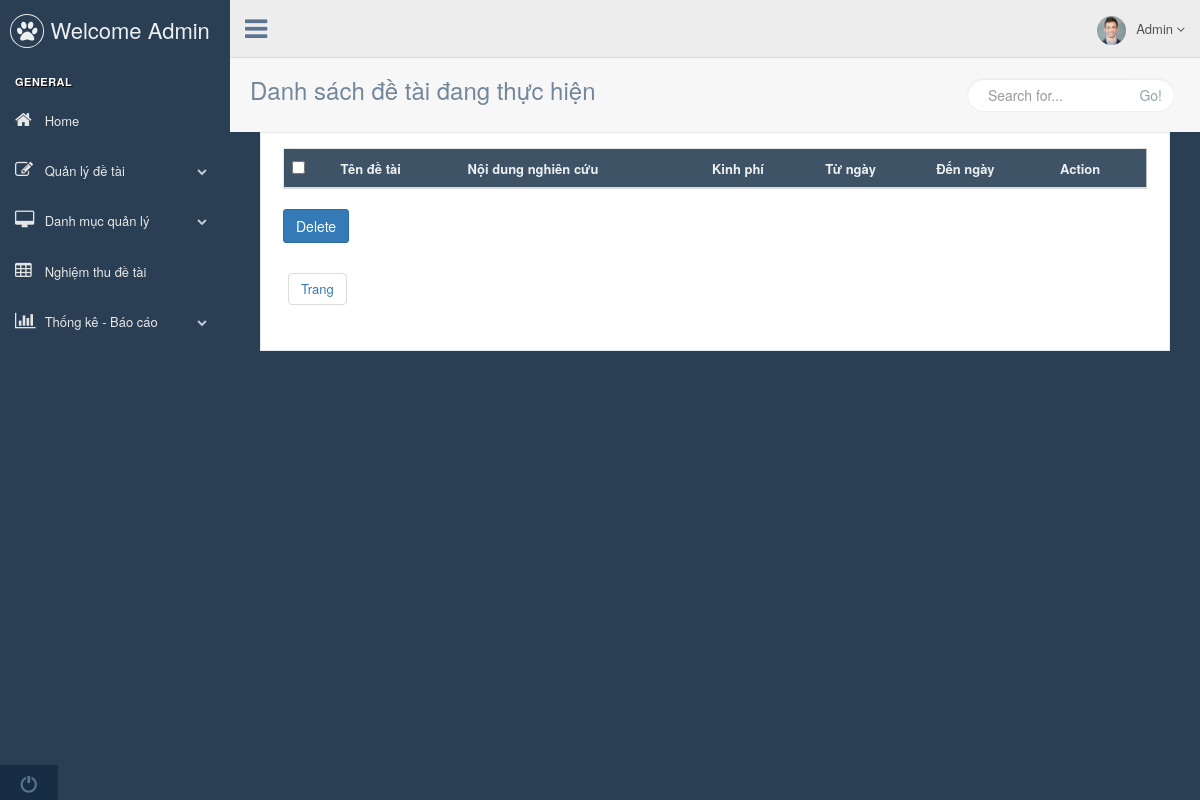
Before: /admin.php?controller=detaidangthuchien (signed in) with the older database file.
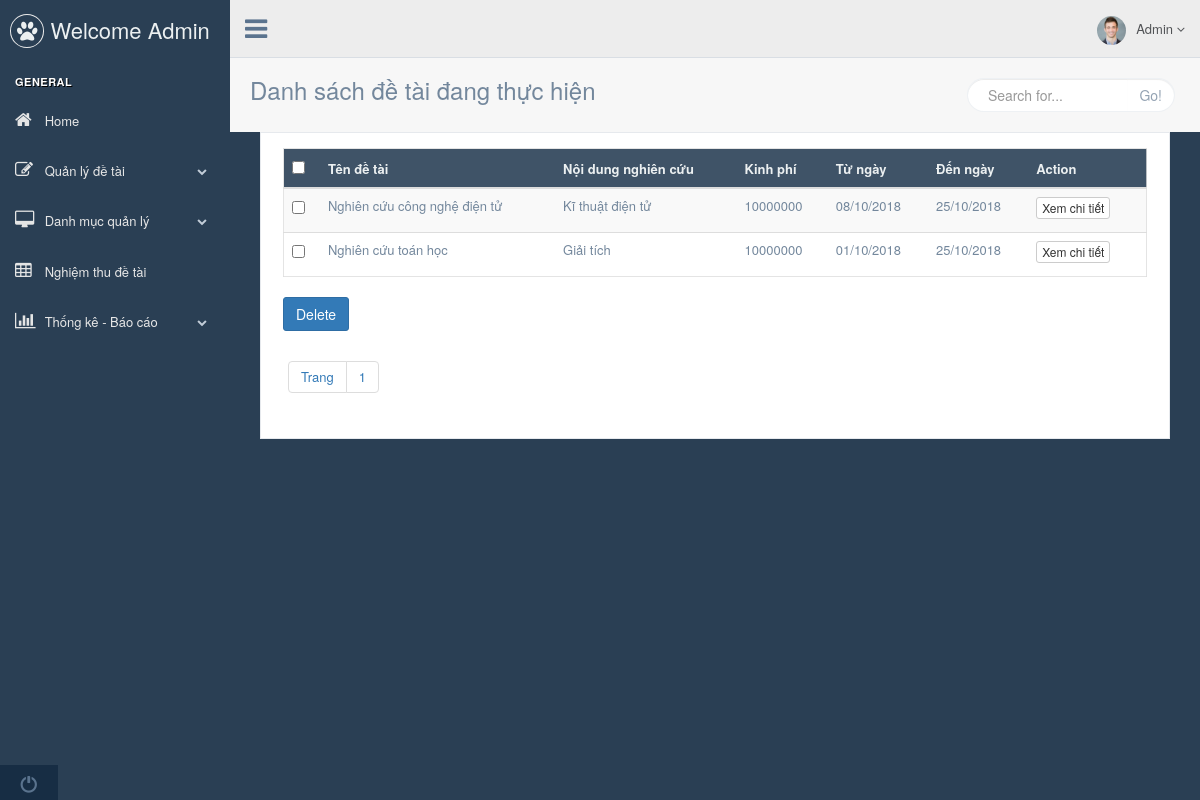
After: the same page with the newer database file.
### tables this page shows
CREATE TABLE `tbl_detai` (
  `pk_madetai_id` int(11) NOT NULL,
  `c_tendetai` varchar(500) NOT NULL,
  `c_noidungnghiencuu` varchar(1000) NOT NULL,
  `c_kinhphi` float NOT NULL,
  `c_tungay` date NOT NULL,
  `c_denngay` date NOT NULL,
  `c_trangthai` int(11) NOT NULL
);

### controller/backend/controller_detaidangthuchien.php (called while the page is built, shortened)
<?php
	class controller_detaidangthuchien{
		public function __construct(){
			$this->model = new model();
			$record_per_page = 5;
			$total = $this->model->num_rows("select pk_madetai_id from tbl_detai");
			$num_page = ceil($total/$record_per_page);
			$p = (isset($_GET["p"])&&$_GET["p"]>0) ? ($_GET["p"]-1) : 0;
			$from = $p * $record_per_page;
			$arr = $this->model->get_all("select * from tbl_detai order by pk_madetai_id desc limit $from,$record_per_page");
			include "view/backend/view_detaidangthuchien.php";
		}
	}
	new controller_detaidangthuchien();
 ?>

### admin.php (called while the page is built, shortened)
<?php
	include "config.php";
	include "model/model.php";
	if(isset($_SESSION["c_email"]) == false)
		include "controller/backend/controller_login.php";
	else{
		include "view/backend/master.php";
	}
 ?>

### model/model.php (called while the page is built, shortened)
<?php
	class model{
		public function get_all($sql){
			global $db;
			$result = mysqli_query($db,$sql);
			$arr = array();
			while($rows = mysqli_fetch_object($result))
				$arr[] = $rows;
			return $arr;
		}
		public function num_rows($sql){
			global $db;
			$result = mysqli_query($db,$sql);
			return mysqli_num_rows($result);
		}
	}
 ?>

### view/backend/view_detaidangthuchien.php (the view, shortened to what this page needs)
<div class="right_col" role="main">
  <div class="">
    <div class="page-title">
      <div class="title_left">
        <h3>Danh sách đề tài đang thực hiện</h3>
      </div>
      <div class="title_right">
        <div class="col-md-5 col-sm-5 col-xs-12 form-group pull-right top_search">
          <div class="input-group">
            <input type="text" class="form-control" placeholder="Search for...">
            <span class="input-group-btn">
              <button class="btn btn-default" type="button">Go!</button>
            </span>
          </div>
        </div>
      </div>
    </div>
      <div class="clearfix"></div>
      <div class="col-md-12 col-sm-12 col-xs-12">
        <div class="x_panel">
          <div class="x_content">
            <div class="table-responsive">
              <table class="table table-striped jambo_table bulk_action">
                <thead>
                  <tr class="headings">
                    <th>
                      <input type="checkbox" id="check-all" class="flat">
                    </th>
                    <th class="column-title">Tên đề tài </th>
                    <th class="column-title">Nội dung nghiên cứu </th>
                    <th class="column-title">Kinh phí </th>
                    <th class="column-title">Từ ngày </th>
                    <th class="column-title">Đến ngày </th>
                    <th class="column-title">Action </th>
                  </tr>
                </thead>
                <tbody>
                <?php foreach($arr as $rows): ?>
                  <tr class="even pointer">
                    <td class="a-center ">
                      <input type="checkbox" class="flat" name="table_records">
                    </td>
                    <td class=" "><?php echo $rows->c_tendetai; ?></td>
                    <td class=" "><?php echo $rows->c_noidungnghiencuu; ?></td>
                    <td class=" "><?php echo $rows->c_kinhphi; ?></td>
                    <td class=" ">
                    	<?php
							           $date = date_create($rows->c_tungay);
							           echo date_format($date,"d/m/Y");
						          ?>
                    </td>
                    <td class=" ">
                      <?php
                        $date = date_create($rows->c_denngay);
                        echo date_format($date,"d/m/Y");
                      ?>
                    </td>
                    <td class=" last">
                      <button type="button" class="btn btn-default btn-xs">Xem chi tiết</button>
                    </td>
                  </tr>
                <?php endforeach; ?>
                </tbody>
              </table>
            <div>
				<a href="#" class="btn btn-primary">Delete</a>
			</div>
	          	<div class="card-footer" style="padding:5px !important">
					<ul class="pagination">
						<li class="page-item"><a class="page-link" href="#">Trang</a></li>
					<?php for($i=1; $i<=$num_page; $i++): ?>
						<li class="page-item"><a class="page-link" href="admin.php?controller=detaidangthuchien&p=<?php echo $i; ?>"><?php echo $i; ?></a></li>
					<?php endfor; ?>
					</ul>
				</div>
            </div>
          </div>
        </div>
      </div>
    </div>
  </div>
</div>

Changed rows visible on the page:
added tbl_detai: c_tendetai "Nghiên cứu công nghệ điện tử", c_noidungnghiencuu "Kĩ thuật điện tử", c_kinhphi "10000000", c_tungay "08/10/2018", c_denngay "25/10/2018"
added tbl_detai: c_tendetai "Nghiên cứu toán học", c_noidungnghiencuu "Giải tích", c_kinhphi "10000000", c_tungay "01/10/2018", c_denngay "25/10/2018"
Other visible differences:
new list line: "1"
